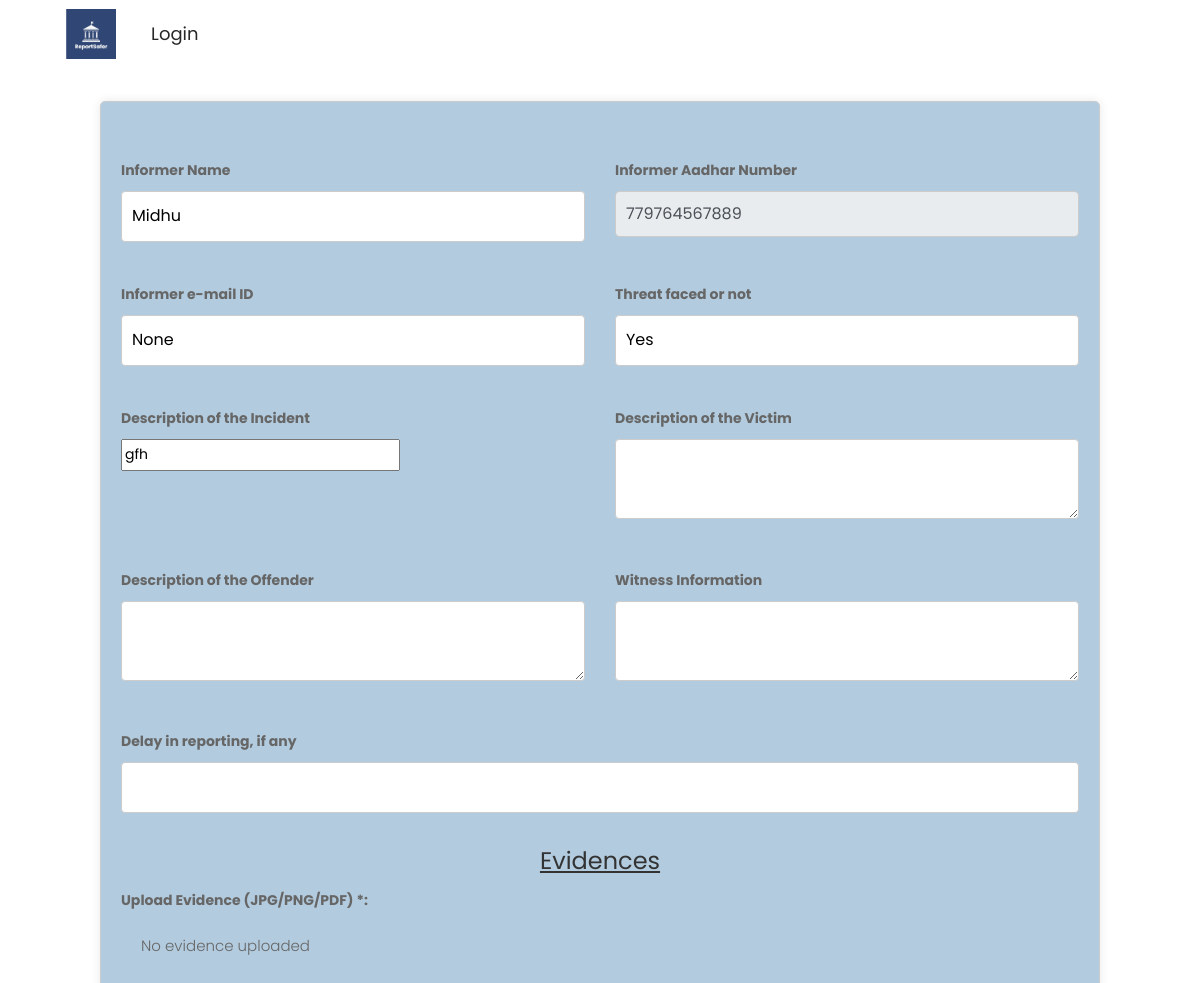
The page /view_doc/2/ on the database its author committed.
### crimeapp/models.py (models this page shows, shortened)
class DocReport(models.Model):
    i_name = models.CharField(max_length=100)
    ano=models.CharField(max_length=12, default='')
    email = models.EmailField(null=True,blank=True)
    descri = models.TextField(null=True,blank=True)
    victimDescri = models.TextField(null=True,blank=True)
    witnessInfo = models.TextField(null=True,blank=True)
    delay_report = models.TextField(null=True,blank=True)
    evidence_image = models.FileField(upload_to='evidence_images/',null=True,blank=True)
    list_user=models.ForeignKey(CustomUser,on_delete=models.CASCADE,null=True,blank=True)
    THREAT_CHOICES = [
        ('Yes', 'Yes'),
        ('No', 'No'),
    ]
    threat = models.CharField(
        blank=True,
        max_length=3,
        choices=THREAT_CHOICES,
        default='No',  # You can set the default value to 'No' if desired
        verbose_name='Any kind of Threat or Violence faced'
    )
    STATUS_CHOICES = (
        ('Reported', 'Reported'),
        ('Preliminary Investigation', 'Preliminary Investigation'),
        ('Inquiry and Investigation', 'Inquiry and Investigation'),
        ('Arrest and Detention', 'Arrest and Detention'),
        ('Case Closed', 'Case Closed'),
    )
    status = models.CharField(max_length=100, choices=STATUS_CHOICES, default='Reported',null=True,blank=True)

### crimeapp/views.py (the view)
# urls.py: path('view_doc/<int:crime_id>/', views.view_doc, name='view_doc'),
def view_doc(request,crime_id):
    try:
        task=DocReport.objects.get(id=crime_id)
        form=DocReportForm(request.POST or None,instance=task)
        return render(request,'view_doc.html',{'form':form})
    except DocReport.DoesNotExist:
        task=DocReport.objects.get(id=crime_id)
        form=DocReportForm(request.POST or None,instance=task)
        return render(request,'view_doc.html',{'form':form})

### crimeapp/forms.py
class DocReportForm(forms.ModelForm):
    class Meta:
        model = DocReport
        fields = '__all__'
        evidence = forms.FileField(
        label='Upload Evidence (Photograph, Video, or Audio)',
        required=False  # Set this to True if evidence is mandatory
    )

### templates/view_doc.html (shortened to what this page needs)
{% load static %}
<!DOCTYPE html>
<html lang="en">
   <head>
      <link rel="stylesheet" type="text/css" href="{% static 'css/bootstrap.min.css' %}">
      <link rel="stylesheet" type="text/css" href="{% static 'css/style.css' %}">
      <link rel="stylesheet" href="{% static 'css/responsive.css' %}">
      <link rel="stylesheet" href="{% static 'css/jquery.mCustomScrollbar.min.css' %}">
      <link rel="stylesheet" href="https://netdna.bootstrapcdn.com/font-awesome/4.0.3/css/font-awesome.css">
      <link href="https://cdnjs.cloudflare.com/ajax/libs/owl-carousel/1.3.3/owl.carousel.css" rel="stylesheet" />
   </head>
   <body style='font-family:Poppins,sans-serif;'>
      <div class="header_section">
         <div class="container-fluid">
            <nav class="navbar navbar-expand-lg navbar-light bg-light fixed-top-navbar">
               <a class="logo" href="{% url 'law_index' %}"><img style="width:50px; margin-left:50px;" src="{% static 'images/logo2.jpg' %}"></a>
               <div class="collapse navbar-collapse" id="navbarSupportedContent">
                  <ul class="navbar-nav mr-auto">
                     {% if user.is_authenticated %}
                     <li class="nav-item active">
                        <a class="nav-link" href="{% url 'index' %}">Home</a>
                     </li>
                     {% comment %} <li class="nav-item">
                        <a class="nav-link" href="{% url 'about' %}">About Us</a>
                     </li>
                     <li class="nav-item">
                        <a class="nav-link" href="{% url 'general' %}">General Information</a>
                     </li> {% endcomment %}
                     <li class="nav-item">
                        <a class="nav-link" href="{% url 'laws' %}">Laws</a>
                     </li>
                     <li class="nav-item">
                      <a class="nav-link" href="{% url 'gallery' %}">Gallery</a>
                      </li>
                     <li class="nav-item">
                        <a class="nav-link" href="{% url 'contact' %}">Contacts</a>
                     </li>
                     <div class="navbar-nav ml-auto">
                        <div class="nav-item dropdown">
                            <a href="#" class="nav-link dropdown-toggle" data-toggle="dropdown">Your Activity</a>
                            <div class="dropdown-menu">
                                <a href="{% url 'law_update_status' %}" class="dropdown-item">Manage Crime Status</a>
                            </div>
                        </div>
                    </div>
                     <li class="nav-item">
                     <a class="nav-link" href="{% url 'logout' %}">Logout</a><br>
                     </li>
                     <li class="nav-item">
                        <a class="nav-link" ><img style="width:30px;height:40px;" src= {% static "images/user.jpg" %}> {{ user.name }}</a>
                     {% else %}
                     <li class="nav-item">
                        <a class="nav-link" href="http://127.0.0.1:8000/law_login">Login</a>
                     </li>
                     {% endif %}
                  </ul>
               </div>
            </nav>
         </div>
      </div>
<br><br><br><br>
<form id="reportdocform" method="post" >
    <br>
    <div class="row">
        <div class="col-md-6">
            <div class="form-group">
                <label for="i_name">Informer Name</label>
                <input type="text" id="i_name" value="{{form.i_name.value}}" name="i_name" readonly/>
            </div>
        </div>
        <div class="col-md-6">
            <div class="form-group">
                <label for="ano">Informer Aadhar Number</label>
                <input type="text" name="ano" id="ano" value="{{form.ano.value}}" class="form-control" readonly/>
            </div>
        </div>
    </div>
      <div class="row">
        <div class="col-md-6">
            <div class="form-group">
                <label for="email">Informer e-mail ID</label>
                <input type="text" name="email" id="email" value="{{form.email.value}}"readonly/>
            </div>
        </div>
        <div class="col-md-6">
            <div class="form-group">
                <label for="threat">Threat faced or not</label>
                <input type="text" id="threat" name="threat" value="{{form.threat.value}}" readonly/>
            </div>
        </div>
    </div>
    <div class="row">
        <div class="col-md-6">
            <div class="form-group">
                <label for="descri">Description of the Incident</label>
                <input id="descri" name="descri" value="{{form.descri.value}}" >
            </div>
        </div>
        <div class="col-md-6">
            <div class="form-group">
                <label for="victimDescri">Description of the Victim</label>
                <textarea id="victimDescri" name="victimDescri" value="{{form.victimDescri.value}}"></textarea>
            </div>
        </div>
    </div>
    <div class="row">
        <div class="col-md-6">
            <div class="form-group">
                <label for="offenderDescri">Description of the Offender</label>
                <textarea id="offenderDescri" name="offenderDescri" value="{{form.offenderDescri.value}}"></textarea>
            </div>
        </div>
        <div class="col-md-6">
            <div class="form-group">
                <label for="witnessInfo">Witness Information</label>
                <textarea id="witnessInfo" name="witnessInfo" value="{{form.witnessInfo.value}}"></textarea>
            </div>
        </div>
    </div>
    <div class="form-group">
        <label for="delay_report">Delay in reporting, if any</label>
        <input type="text" id="delay_report" name="delay_report" value="{{form.delay_report.value}}">
    </div>
    <h1><u>Evidences</u></h1>
    <div class="form-group">
        <label for="{{ form.evidence_image.id_for_label }}">Upload Evidence (JPG/PNG/PDF) *:</label>
        {% if form.instance.evidence_image %}
            <a href="{{ form.instance.evidence_image.url }}" download>Download Evidence</a>
        {% else %}
            <p>No evidence uploaded</p>
        {% endif %}
    </div>
<br>
</form>

### static/css/style.css (style rules this page uses)
* { box-sizing: border-box !important; transition: ease all 0.5s; }
html { scroll-behavior: smooth; }
body { color: #666666; font-size: 14px; font-family: 'Poppins', sans-serif; line-height: 1.80857; font-weight: normal; overflow-x: hidden; background: #ffffff !important; }
a { color: #1f1f1f; text-decoration: none !important; outline: none !important; -webkit-transition: all .3s ease-in-out; -moz-transition: all .3s ease-in-out; -ms-transition: all .3s ease-in-out; -o-transition: all .3s ease-in-out; transition: all .3s ease-in-out; }
h1, h2, h3, h4, h5, h6 { letter-spacing: 0; font-weight: normal; position: relative; padding: 0 0 10px 0; font-weight: normal; line-height: normal; color: #111111; margin: 0 }
h1 { font-size: 24px }
*, *::after, *::before { -webkit-box-sizing: border-box; -moz-box-sizing: border-box; box-sizing: border-box; }
ul, li, ol { margin: 0px; padding: 0px; list-style: none; }
p { margin: 20px; font-weight: 300; font-size: 15px; line-height: 24px; }
a { color: #222222; text-decoration: none; outline: none !important; }
a, .btn { text-decoration: none !important; outline: none !important; -webkit-transition: all .3s ease-in-out; -moz-transition: all .3s ease-in-out; -ms-transition: all .3s ease-in-out; -o-transition: all .3s ease-in-out; transition: all .3s ease-in-out; }
img { max-width: 100%; height: auto; }
.bg-light { background-color: #ffffff !important; }
.logo { width: 9%; float: left; }
.navbar-light .navbar-nav .nav-link { color: #282828; font-size: 18px; }
.navbar-expand-lg .navbar-nav .nav-link { padding: 10px 30px; text-align: center; }
.fixed-top-navbar { position: fixed; top: 0; left: 0; right: 0; z-index: 1000; }

### static/css/icomoon.css (style rules this page uses)
body { background: #fff; }

### rows shown on the page
DocReport: i_name "Midhu", ano "779764567889", threat "Yes", descri "gfh"
